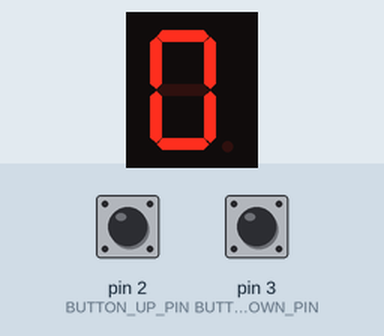
A sketch run on a simulated Arduino Uno, built with avr-gcc and run on an emulated ATmega328P. Shown: 1-digit seven-segment display. Wiring (inferred from the names in the program): 1-digit 7-segment display, segments lit when HIGH: segments pin 4, pin 5, pin 6, pin 7, pin 8, pin 9, pin 10. Inputs (shaded band) come from the test bench; at power-on: pin 2 (BUTTON_UP_PIN) HIGH, pin 3 (BUTTON_DOWN_PIN) HIGH. The segment pins are drawn as the display they are named for.

Above: at 1.2 s.
1.3 s: pin 2 (BUTTON_UP_PIN) pulled LOW for 1 s
At 3.4 s:
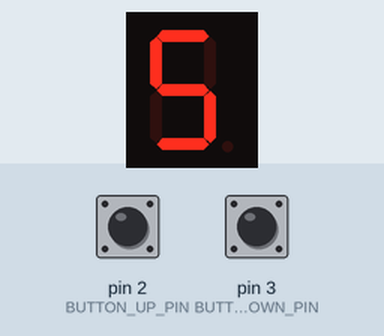
3.8 s: pin 3 (BUTTON_DOWN_PIN) pulled LOW for 3.2 s
At 8.1 s:
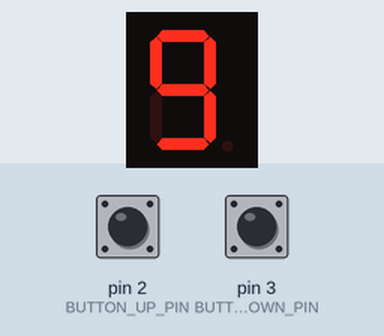
Timing chart, 0 to 9.6 s (numbered marks = the images above; inputs shaded):
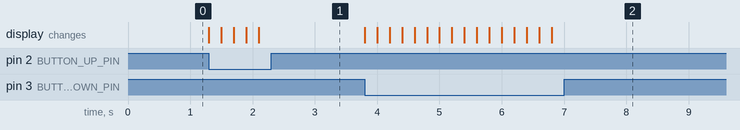

Measured:
- after the input at 1.3 s, the display: first changes at once (image 1 shows a later state)
- after the input at 3.8 s, the display: first changes at once (image 2 shows a later state)

The sketch:

ClickCounter-Upanddown.ino
```cpp
// Pin definitions for buttons and 7-segment display
#define BUTTON_UP_PIN 2    // Pin for the "Up" button
#define BUTTON_DOWN_PIN 3  // Pin for the "Down" button
#define SEG_A 4            // Pin for segment A of 7-segment display
#define SEG_B 5            // Pin for segment B of 7-segment display
#define SEG_C 6            // Pin for segment C of 7-segment display
#define SEG_D 7            // Pin for segment D of 7-segment display
#define SEG_E 8            // Pin for segment E of 7-segment display
#define SEG_F 9            // Pin for segment F of 7-segment display
#define SEG_G 10           // Pin for segment G of 7-segment display

int count = 0;  // Initialize counter to 0

// Segment values for 7-segment display (0-9) defined with HIGH and LOW
const bool digit[10][7] = {
  {HIGH, HIGH, HIGH, HIGH, HIGH, HIGH, LOW},  // 0
  {LOW, HIGH, HIGH, LOW, LOW, LOW, LOW},      // 1
  {HIGH, HIGH, LOW, HIGH, HIGH, LOW, HIGH},   // 2
  {HIGH, HIGH, HIGH, HIGH, LOW, LOW, HIGH},   // 3
  {LOW, HIGH, HIGH, LOW, LOW, HIGH, HIGH},    // 4
  {HIGH, LOW, HIGH, HIGH, LOW, HIGH, HIGH},   // 5
  {HIGH, LOW, HIGH, HIGH, HIGH, HIGH, HIGH},  // 6
  {HIGH, HIGH, HIGH, LOW, LOW, LOW, LOW},     // 7
  {HIGH, HIGH, HIGH, HIGH, HIGH, HIGH, HIGH}, // 8
  {HIGH, HIGH, HIGH, HIGH, LOW, HIGH, HIGH}   // 9
};

void setup() {
  // Set button pins as input with pull-up resistors
  pinMode(BUTTON_UP_PIN, INPUT_PULLUP);
  pinMode(BUTTON_DOWN_PIN, INPUT_PULLUP);

  // Set segment pins as output
  pinMode(SEG_A, OUTPUT);
  pinMode(SEG_B, OUTPUT);
  pinMode(SEG_C, OUTPUT);
  pinMode(SEG_D, OUTPUT);
  pinMode(SEG_E, OUTPUT);
  pinMode(SEG_F, OUTPUT);
  pinMode(SEG_G, OUTPUT);

  // Initialize the 7-segment display
  displayNumber(count);
}

void loop() {
  // Read the button states
  if (digitalRead(BUTTON_UP_PIN) == LOW) {
    count++;
    if (count > 9) {
      count = 0;  // Reset to 0 after 9
    }
    displayNumber(count);
    delay(200);  // Debounce delay
  }

  if (digitalRead(BUTTON_DOWN_PIN) == LOW) {
    count--;
    if (count < 0) {
      count = 9;  // Reset to 9 after 0
    }
    displayNumber(count);
    delay(200);  // Debounce delay
  }
}

// Function to display a number (0-9) on the 7-segment display using HIGH/LOW
void displayNumber(int num) {
  bool* segments = digit[num];  // Get the segment values for the number

  // Set the pins for the segments according to the values
  digitalWrite(SEG_A, segments[0]);
  digitalWrite(SEG_B, segments[1]);
  digitalWrite(SEG_C, segments[2]);
  digitalWrite(SEG_D, segments[3]);
  digitalWrite(SEG_E, segments[4]);
  digitalWrite(SEG_F, segments[5]);
  digitalWrite(SEG_G, segments[6]);
}
```
